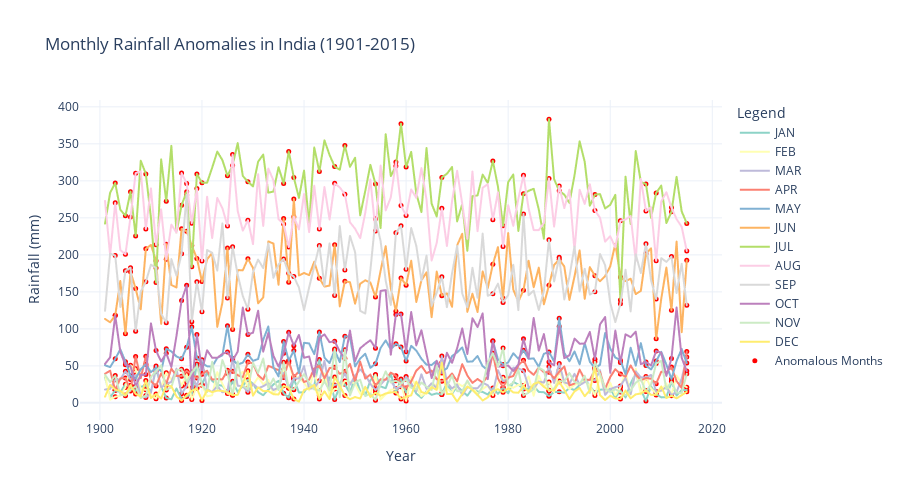

This figure's notebook cell:
### Markdown cell above
#### Monthly Rainfall Anomalies

We identify specific months and years with unusual rainfall using Isolation Forest and highlight them over the monthly trends.

### Code cell
monthly_anomalies = []
for column in monthly_columns:
    for _, row in monthly_anomalies_df.iterrows():
        monthly_anomalies.append({'Year': row['YEAR'], 'Month': column, 'Rainfall': row[column]})

monthly_anomalies_df_long = pd.DataFrame(monthly_anomalies)

fig_monthly_anomalies = px.line(
    df,
    x='YEAR',
    y=monthly_columns,
    labels={'YEAR': 'Year', 'value': 'Rainfall (mm)', 'variable': 'Month'},
    title='Monthly Rainfall Anomalies in India (1901-2015)',
    color_discrete_sequence=px.colors.qualitative.Set3
)

fig_monthly_anomalies.add_trace(go.Scatter(
    x=monthly_anomalies_df_long['Year'],
    y=monthly_anomalies_df_long['Rainfall'],
    mode='markers',
    name='Anomalous Months',
    marker=dict(color='red', size=5, symbol='circle')
))

fig_monthly_anomalies.update_layout(
    template='plotly_white',
    legend=dict(title="Legend"),
    height=500
)

fig_monthly_anomalies.show()
